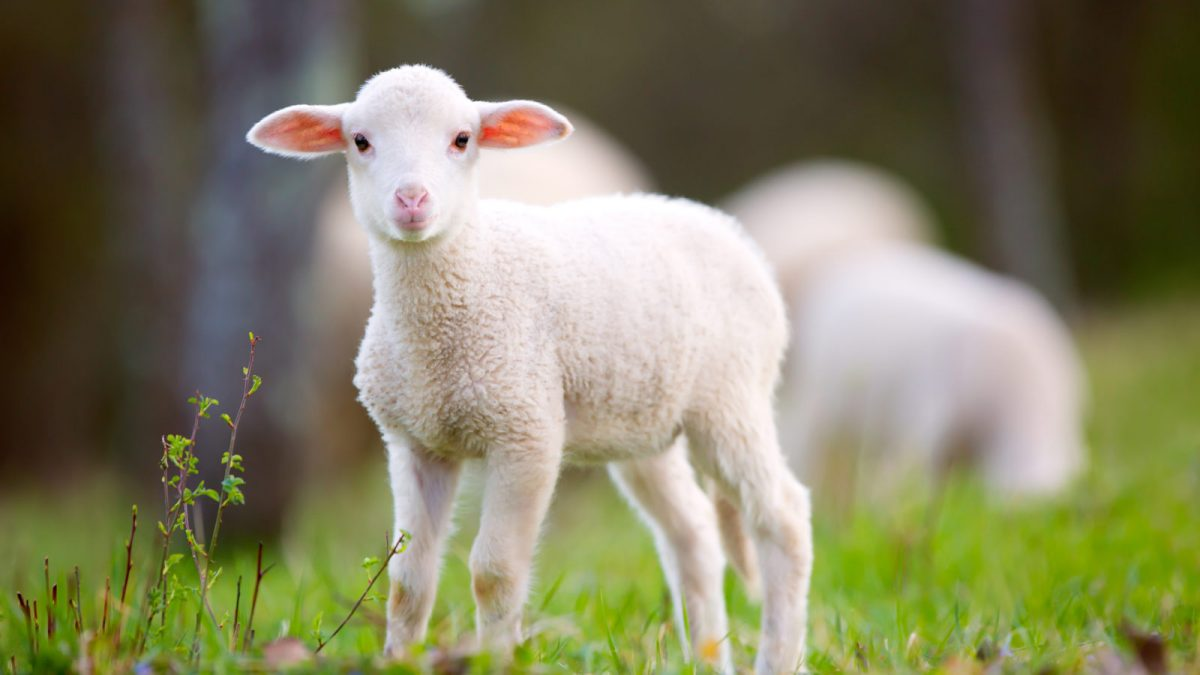
#> input picture HW10/pic1.jpg, 1200 x 675 px, found by its file name
$ python Homework_11.py
#> lines starting #> are read from the running program, lines starting #| are printed output that depends on the picture; after the words box and inside, x2 and y2 are one past the last pixel; in counts of white or black regions, pixels touching at a corner belong together
from tkinter import Image
import cv2 as cv
from cv2 import blur
from cv2 import rectangle
from cv2 import bitwise_and
import numpy as np
from matplotlib import pyplot as plt
import PIL
from PIL import Image

#Problem 1.
# Open the image pic1.jpg and display it with the name pic1. Convert the image to the following
# formats and display in separate windows: RGB, HSV, LAB, grayscale

pic1 = cv.imread('pic1.jpg')
#> pic1 is the input picture: shape (675, 1200, 3); mean B, G, R 98.1, 127.9, 130.2
cv.imshow('pic1', pic1)


gray = cv.cvtColor(pic1,cv.COLOR_BGR2GRAY)
cv.imshow('Gray', gray)

hls = cv.cvtColor(pic1, cv.COLOR_BGR2HLS)
#> hls: shape (675, 1200, 3); mean of channels 0, 1, 2 45, 116.5, 79.8
cv.imshow('Hls', hls)

hsv = cv.cvtColor(pic1, cv.COLOR_BGR2HSV)
#> hsv: shape (675, 1200, 3); mean H, S, V 45, 90.1, 135.9
cv.imshow('hsv', hsv)

rgb = cv.cvtColor(pic1, cv.COLOR_BGR2RGB)
cv.imshow('rgb', rgb)

lab = cv.cvtColor(pic1, cv.COLOR_BGR2LAB)
#> lab: shape (675, 1200, 3); mean of channels 0, 1, 2 132.9, 124.7, 144
cv.imshow('lab', lab)

#Problem 2.
# Open the image pic1.jpg and display it with the name pic1. Separate the image into its 3
# channels. Display both the colored and grayscale versions of each channel in separate
# windows.

pic1 = cv.imread('pic1.jpg')
cv.imshow('pic1', pic1)
gray = cv.cvtColor(pic1,cv.COLOR_BGR2GRAY)
print(pic1.shape)
#| (675, 1200, 3)


b_1, g_1, r_1 = cv.split(pic1)
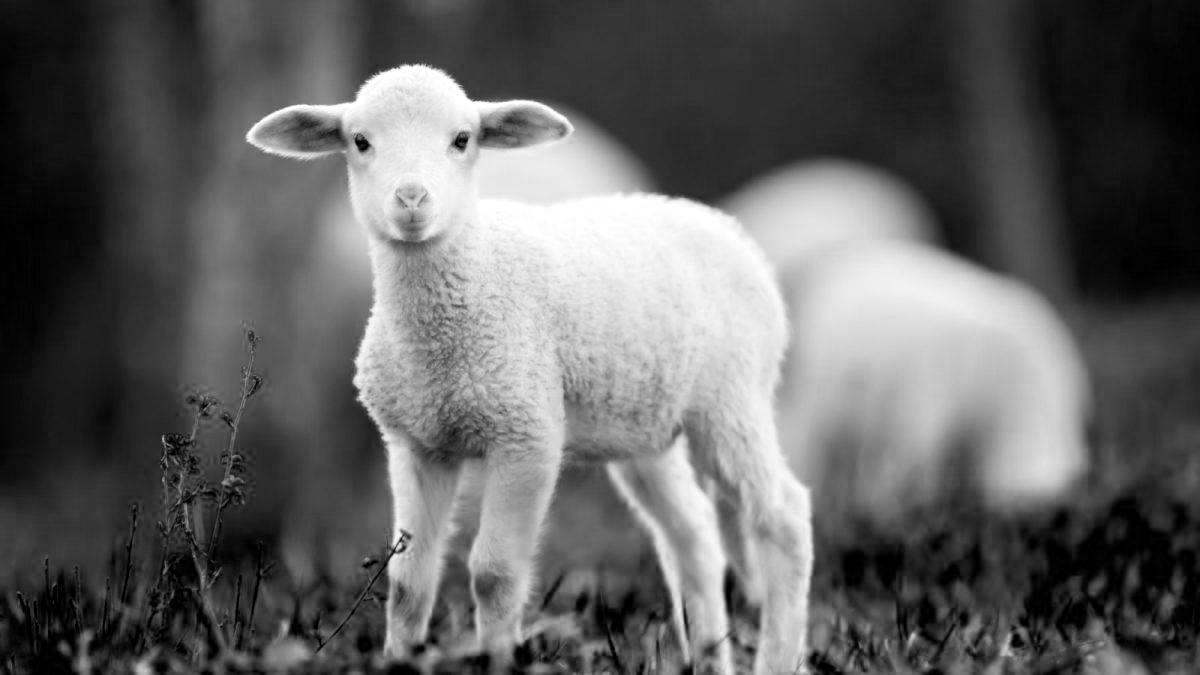
#> b_1: shape (675, 1200); min 0, max 255, mean 98.1
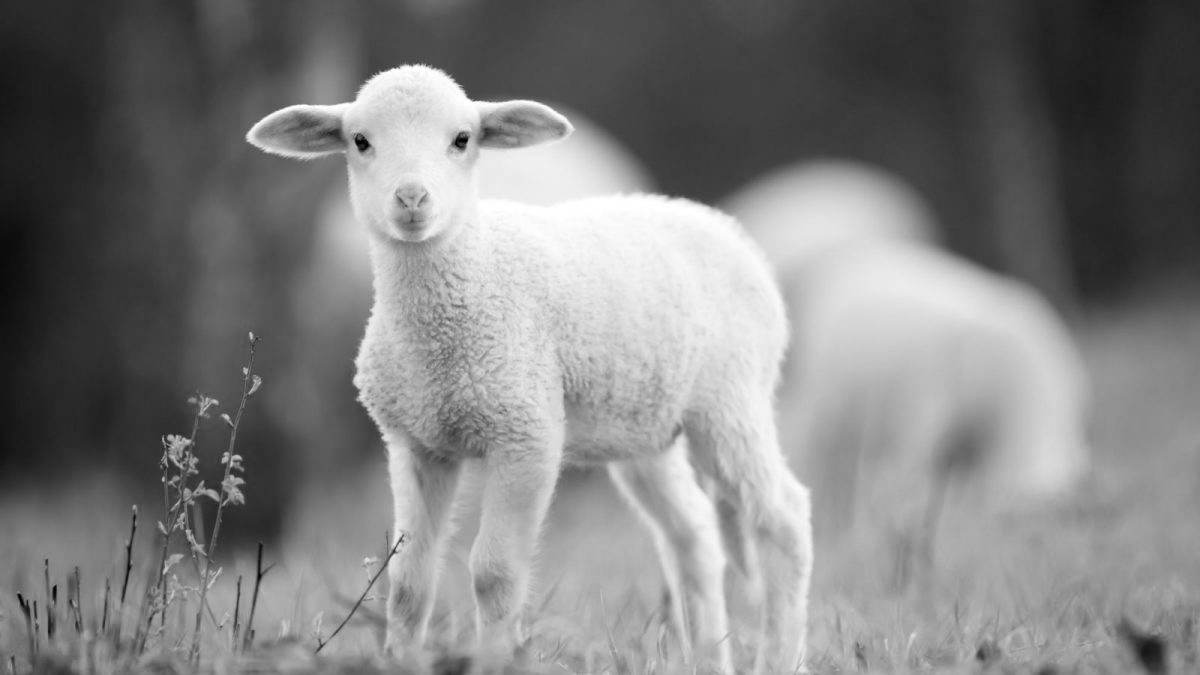
#> g_1: shape (675, 1200); min 0, max 255, mean 127.9


cv.imshow('blue_1', b_1)
cv.imshow('green_1', g_1)
cv.imshow('red_1', r_1)
cv.imshow('gray', gray)

#Problem 3.
# Open the image pic2.jpg and display it with the name pic2. Blur the picture using average and
# bilateral blurring methods and display in separate windows. (For the parameters, use the values
# of your choice). Write a short comment if you see any particular difference when using different
# parameter values for the second method and comparing it to the averaging method.

pic2 = cv.imread('pic2.jpg')
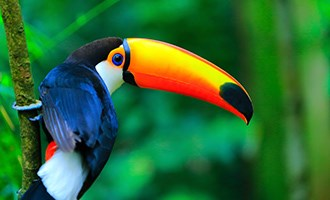
#> input picture HW10/pic2.jpg, 330 x 200 px, found by its file name
#> pic2 is the input picture: shape (200, 330, 3); mean B, G, R 53.9, 108.2, 43.6
cv.imshow('pic2', pic2)

average = cv.blur(pic2, (7,7))
cv.imshow('average_blur', average)


img = cv.imread('pic2.jpg')
kernel = np.ones((7,7),np.float32)/49
dst = cv.filter2D(img,-1, kernel)
plt.subplot(121),plt.imshow(img),plt.title('Original')
plt.xticks([]), plt.yticks([])
plt.subplot(122),plt.imshow(dst),plt.title('Averaging')
plt.xticks([]), plt.yticks([])
plt.show()
#> figure, not shown here; B, G, R data is drawn as R, G, B


pic2 = cv.imread('pic2.jpg')
blur = cv.blur(img,(7,7))
plt.subplot(121),plt.imshow(img),plt.title('Original')
plt.xticks([]), plt.yticks([])
plt.subplot(122),plt.imshow(blur),plt.title('Blurred')
plt.xticks([]), plt.yticks([])
plt.show()
#> figure, not shown here; B, G, R data is drawn as R, G, B


bilateral_1 = cv.bilateralFilter(pic2, 5, 15, 15)
cv.imshow('bilteral1', bilateral_1)


bilateral_2 = cv.bilateralFilter(pic2, 100, 50, 80)
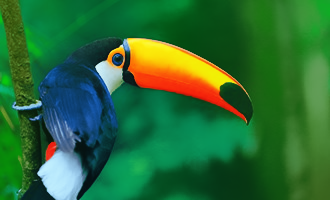
#> bilateral_2: shape (200, 330, 3); mean B, G, R 53.2, 108.2, 42.6
cv.imshow('bilteral2', bilateral_2)

#Problem 4.
# Open the image pic2.jpg and display it with the name pic2. Apply the correct method so that
# only a circle of radius of 70 pixels is left right in the middle of the picture. Your result should look
# similar to the example below.

pic2 = cv.imread('pic2.jpg')
pic2_2 = Image.open('pic2.jpg')

blank = np.zeros(pic2.shape[:2], dtype = 'uint8')

print(pic2_2.format)
#| JPEG
print(pic2_2.size)
#| (330, 200)
print(pic2_2.mode)
#| RGB

pic2_2.show()


blank = np.zeros(pic2.shape[:2], dtype = 'uint8')

circle = cv.circle(blank.copy(), (pic2.shape[1]//2, pic2.shape[0]//2), 70, 255, -1)


masked_pic2 = cv.bitwise_and(pic2, pic2, mask=circle)
cv.imshow('original image', pic2)
cv.imshow('masked with circle', masked_pic2)


rectangle = cv.rectangle(blank.copy(), (110,30), (230,120), 255, -1)

masked_image = cv.bitwise_and(pic2, pic2, mask=rectangle)
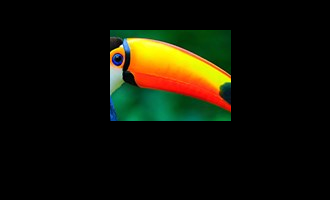
#> masked_image: shape (200, 330, 3); mean B, G, R 5.9, 18.3, 18.1

cv.imshow('masked with rectangle', masked_image)

#Problem 5.
#Perform appropriate operations to get a results similar to the images below:
#Այս Առաջադրանքում լրիվ գույները չստացվեց մոտս
pic2 = cv.imread('practical_homework3/pic2.jpg')
blank = np.zeros((400, 400), dtype = 'uint8')

rectangle = cv.rectangle(blank.copy(), (30, 30), (370, 370), (100,100,100), -1)

circle = cv.circle(blank.copy(), (200, 200), 200, (100,255,0), -1)

bitwise_or = cv.bitwise_or(rectangle, circle)
bitwise_and = cv.bitwise_and( circle,rectangle)

bitwise_xor = cv.bitwise_xor(rectangle, circle)

cv.imshow('bitwise_xor', bitwise_xor)
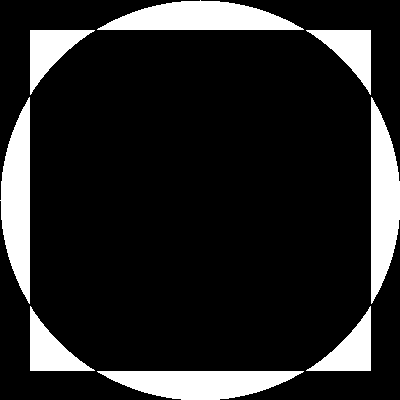
#> window 'bitwise_xor': shape (400, 400); values 0 (black) and 100 (white), 15% white; 8 white regions, largest, box (x1, y1, x2, y2) and area: (97, 0, 304, 30) 4170, (0, 97, 30, 304) 4170, (371, 97, 400, 304) 4169


rectangle = cv.rectangle(blank.copy(), (30, 30), (370, 370), (20,100,100), -1)

circle = cv.circle(blank.copy(), (200, 200), 200, (100,25,200), -1)

bitwise_or = cv.bitwise_or(rectangle, circle)
bitwise_and = cv.bitwise_and( circle,rectangle)

bitwise_xor = cv.bitwise_xor(rectangle, circle)
# cv.imshow('bitwise_and', bitwise_and)
cv.imshow('bitwise_xor', bitwise_xor)
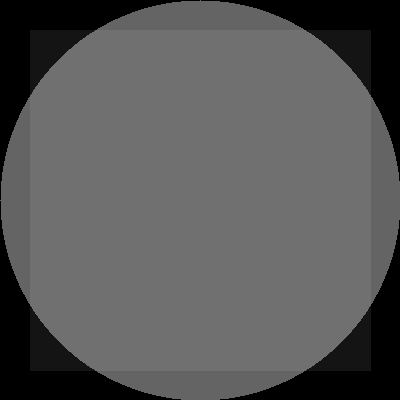
#> window 'bitwise_xor': shape (400, 400); min 0, max 112, mean 87.6
#cv.imshow('bitwise_or', bitwise_or)

cv.waitKey(0)
